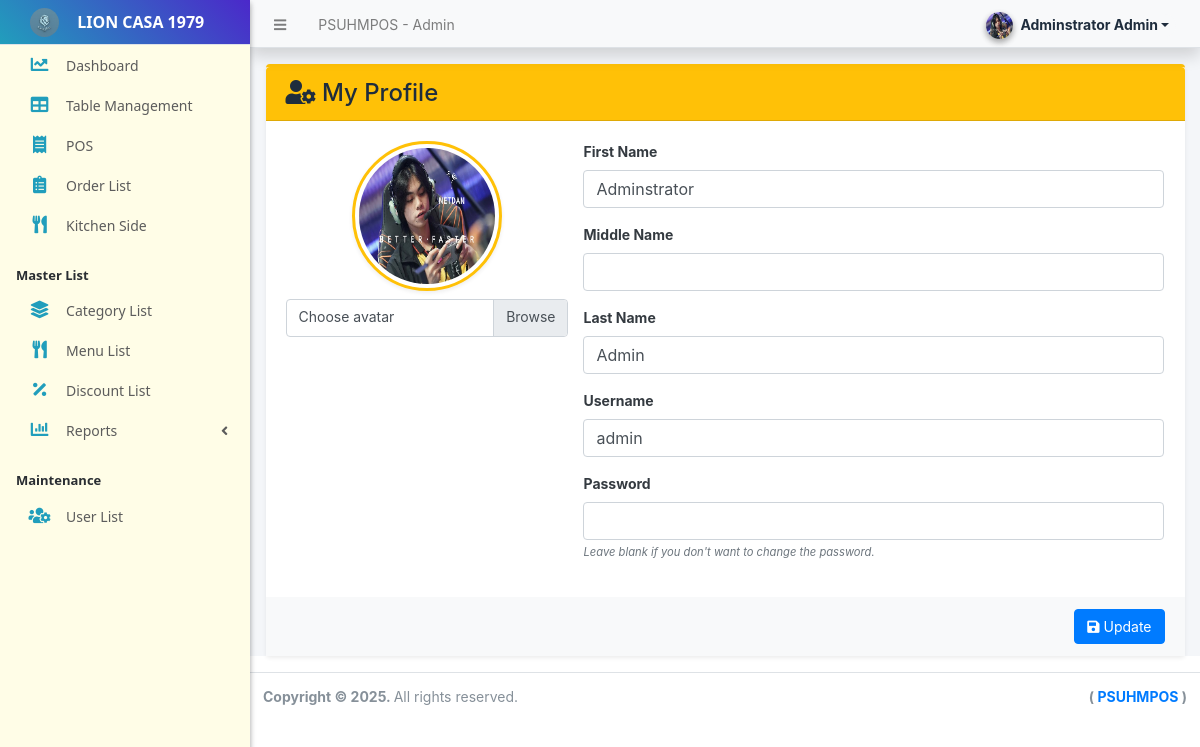
The app's page /admin/?page=user (signed in) with its own data.
### tables this page shows
CREATE TABLE `users` (
  `id` int(50) NOT NULL,
  `firstname` varchar(250) NOT NULL,
  `middlename` text DEFAULT NULL,
  `lastname` varchar(250) NOT NULL,
  `username` text NOT NULL,
  `password` text NOT NULL,
  `avatar` text DEFAULT NULL,
  `last_login` datetime DEFAULT NULL,
  `type` tinyint(1) NOT NULL DEFAULT 0,
  `date_added` datetime NOT NULL DEFAULT current_timestamp(),
  `date_updated` datetime DEFAULT current_timestamp() ON UPDATE current_timestamp()
);

### classes/DBConnection.php (called while the page is built, shortened)
<?php
class DBConnection{
    private $host = DB_SERVER;
    private $username = DB_USERNAME;
    private $password = DB_PASSWORD;
    private $database = DB_NAME;
    public $conn;
    public function __construct(){
        if (!isset($this->conn)) {
            $this->conn = new mysqli($this->host, $this->username, $this->password, $this->database);
        }
    }
}
?>

### classes/SystemSettings.php (called while the page is built, shortened)
<?php
class SystemSettings extends DBConnection{
	function userdata($field = ''){
		if(!empty($field)){
			if(isset($_SESSION['userdata'][$field]))
				return $_SESSION['userdata'][$field];
			else
				return null;
		}else{
			return false;
		}
	}
}
$_settings = new SystemSettings();
?>

### config.php (called while the page is built, shortened)
<?php
require_once('classes/DBConnection.php');
require_once('classes/SystemSettings.php');
function validate_image($file){
    global $_settings;
	if(!empty($file)){
        $ex = explode("?",$file);
        $file = $ex[0];
        $ts = isset($ex[1]) ? "?".$ex[1] : '';
		if(is_file(base_app.$file)){
			return base_url.$file.$ts;
		}else{
			return base_url.($_settings->info('logo'));
		}
	}else{
		return base_url.($_settings->info('logo'));
	}
}
?>

### admin/user/index.php (the view, shortened to what this page needs)
<?php
$user = $conn->query("SELECT * FROM users WHERE id = '" . $_settings->userdata('id') . "'");
foreach ($user->fetch_array() as $k => $v) {
    $meta[$k] = $v;
}
?>
<div class="card card-outline card-warning rounded shadow-sm">
    <div class="card-header bg-warning text-white">
        <h4 class="mb-0"><i class="fas fa-user-cog"></i> My Profile</h4>
    </div>
    <div class="card-body">
        <form action="" id="manage-user">
            <div class="row">
                <div class="col-md-4 text-center mb-4">
                    <img src="<?php echo validate_image(isset($meta['avatar']) ? $meta['avatar'] : '') ?>" alt="User Avatar" id="cimg" class="img-thumbnail mb-2 rounded-circle shadow-sm">
                    <div class="custom-file text-left">
                        <label class="custom-file-label" for="customFile">Choose avatar</label>
                    </div>
                </div>
                <div class="col-md-8">
                    <div class="form-group">
                        <label for="firstname">First Name</label>
                        <input type="text" name="firstname" id="firstname" class="form-control" value="<?= isset($meta['firstname']) ? $meta['firstname'] : '' ?>" required>
                    </div>
                    <div class="form-group">
                        <label for="middlename">Middle Name</label>
                        <input type="text" name="middlename" id="middlename" class="form-control" value="<?= isset($meta['middlename']) ? $meta['middlename'] : '' ?>">
                    </div>
                    <div class="form-group">
                        <label for="lastname">Last Name</label>
                        <input type="text" name="lastname" id="lastname" class="form-control" value="<?= isset($meta['lastname']) ? $meta['lastname'] : '' ?>" required>
                    </div>
                    <div class="form-group">
                        <label for="username">Username</label>
                        <input type="text" name="username" id="username" class="form-control" value="<?= isset($meta['username']) ? $meta['username'] : '' ?>" required autocomplete="off">
                    </div>
                    <div class="form-group">
                        <label for="password">Password</label>
                        <input type="password" name="password" id="password" class="form-control" autocomplete="off">
                        <small class="form-text text-muted"><i>Leave blank if you don't want to change the password.</i></small>
                    </div>
                </div>
            </div>
        </form>
    </div>
    <div class="card-footer bg-light">
        <div class="d-flex justify-content-end">
            <button class="btn btn-primary" form="manage-user"><i class="fas fa-save"></i> Update</button>
        </div>
    </div>
</div>

### admin/user/index.php (style rules this page uses)
#cimg { width: 150px; height: 150px; object-fit: cover; border-radius: 50%; border: 3px solid #ffc107; }
.custom-file-label::after { content: "Browse"; }

### records on screen
users: avatar (picture), firstname "Adminstrator", lastname "Admin", username "admin"

### other values on screen
$_settings->info('name') "PSUHMPOS"
$_settings->userdata('firstname').' '.$_settings->userdata('lastname') "Adminstrator Admin"
$_settings->info('short_name') "LION CASA 1979"
